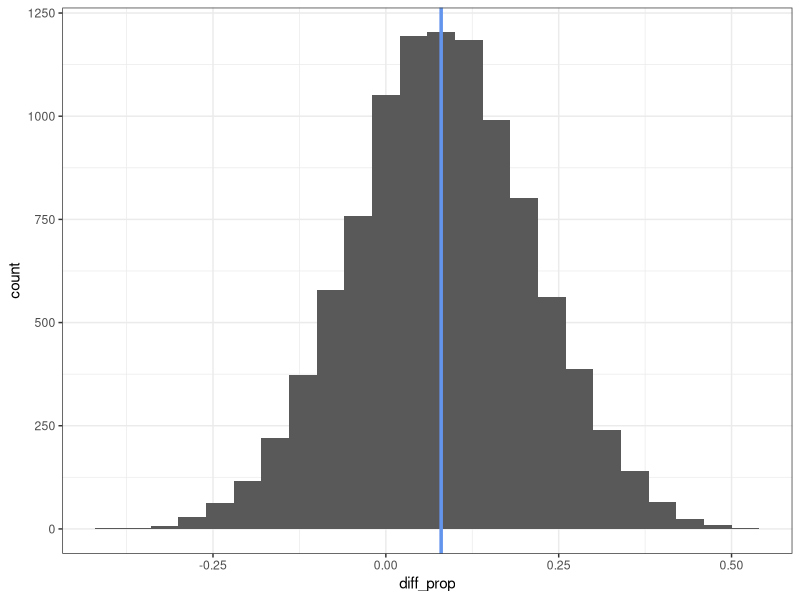

The R source for this figure:
## ---- chunk 1
library(tidyverse)
set.seed(222)
theme_set(theme_bw())
## ---- chunk 2
p1 <- 0.60
n1 <- 35
p2 <- 0.52
n2 <- 25
## ---- chunk 3
pre1950 <- rbinom(n = 1, size = n1, prob =p1)
post1950 <- rbinom(n = 1, size = n2, prob =p2)

# Our sample statistic

phat1 <- pre1950 / n1
phat2 <- post1950 / n2
diff_prop <- phat1 - phat2
## ---- chunk 4
pre1950 <- rbinom(n = 1e4, size = n1, prob = p1)
post1950 <- rbinom(n = 1e4, size = n2, prob = p2)

phat1 <- pre1950 / n1
phat2 <- post1950 / n2
diff_prop <- phat1 - phat2

tibble(diff_prop) |> 
    ggplot(aes(diff_prop)) +
    geom_histogram(binwidth = 0.04) +
    geom_vline(xintercept = p1 - p2, color = "cornflowerblue", linewidth = 1.2)
## ---- chunk 5
se <- sqrt(phat1 * (1 - phat1) / n1 + phat2 * (1 - phat2) / n2)
head(se)

mean((p1 - p2 >= diff_prop - 1.96 * se) & (p1 - p2 <= diff_prop + 1.96 * se))
# What fraction of the time was true pop prop greater than our diff in SEs
# How often is it falling within 1.96 SEs
